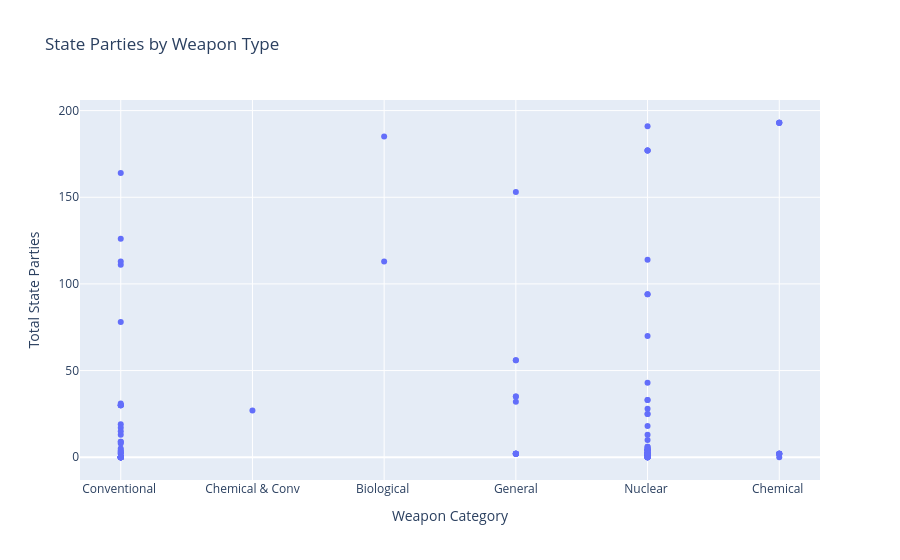

Notebook code for this chart:
### Code cell
df = info_ver.copy()
title = "State Parties by Weapon Type"
df['weapons_items_topic'] = df['weapons_items_topic'].astype(str).map(weapon_map)
df = df.dropna(subset=['weapons_items_topic'])

df = df.fillna(0)

nice_names = {
    'agreement_id' :    'Agreement ID',
    'year': 'year',
    'laterality':'laterality',
    'state_withdrawal': 'state withdrawal',
    'nr_states_parties_ratification': 'nr_states_parties_ratification',
    'verified_compliance_mechanism_area_access': 'Area access',
    'verified_compliance_mechanism_facility_access': 'Facility access',
    'verified_compliance_mechanism_item_access': 'Item access',
    'verified_compliance_mechanism_item_section_access': 'Item section access',
    'consultation_mechanism': 'Consultation Flag',
    'demonstrated_compliance_mechanism_nr': 'DemCom Count',
    'verified_compliance_mechanism_nr': 'VerCom Count',
    'demonstrated_compliance_mechanism': 'DemCom',
    'verified_compliance_mechanism': 'VerCom'
}
df_renamed = df.rename(columns=nice_names)

fig = px.scatter(
    df_renamed,
    x='weapons_items_topic',
    y='nr_states_parties_total',
    title = title,
    hover_data=list(nice_names.values()),
    labels={
        'weapons_items_topic': 'Weapon Category',
        'nr_states_parties_total': 'Total State Parties'
    }

)
fig.write_html(f"plots/{title.replace(' ', '_')}.html", full_html=True, include_plotlyjs="inline")
fig.write_image(f"plots/{title.replace(' ', '_')}.png")


fig.show()

### Figure 1 — Plotly figure (JSON) as saved in the notebook; plotly's stock layout.template omitted (floating-point values rounded to 4 significant figures; data arrays with more than 128 entries replaced by an {"elided": "..."} marker saying what was removed)
{"data": [{"customdata": {"elided": "183x14 mixed values"}, "hovertemplate": "Weapon Category=%{x}<br>Total State Parties=%{y}<br>Agreement ID=%{customdata[0]}<br>year=%{customdata[1]}<br>laterality=%{customdata[2]}<br>state withdrawal=%{customdata[3]}<br>nr_states_parties_ratification=%{customdata[4]}<br>Area access=%{customdata[5]}<br>Facility access=%{customdata[6]}<br>Item access=%{customdata[7]}<br>Item section access=%{customdata[8]}<br>Consultation Flag=%{customdata[9]}<br>DemCom Count=%{customdata[10]}<br>VerCom Count=%{customdata[11]}<br>DemCom=%{customdata[12]}<br>VerCom=%{customdata[13]}<extra></extra>", "legendgroup": "", "marker": {"color": "#636efa", "symbol": "circle"}, "mode": "markers", "name": "", "orientation": "v", "showlegend": false, "type": "scatter", "x": {"elided": "183 str values"}, "xaxis": "x", "y": {"elided": "183 float values"}, "yaxis": "y"}], "layout": {"legend": {"tracegroupgap": 0}, "title": {"text": "State Parties by Weapon Type"}, "xaxis": {"anchor": "y", "domain": [0, 1], "title": {"text": "Weapon Category"}}, "yaxis": {"anchor": "x", "domain": [0, 1], "title": {"text": "Total State Parties"}}}}
